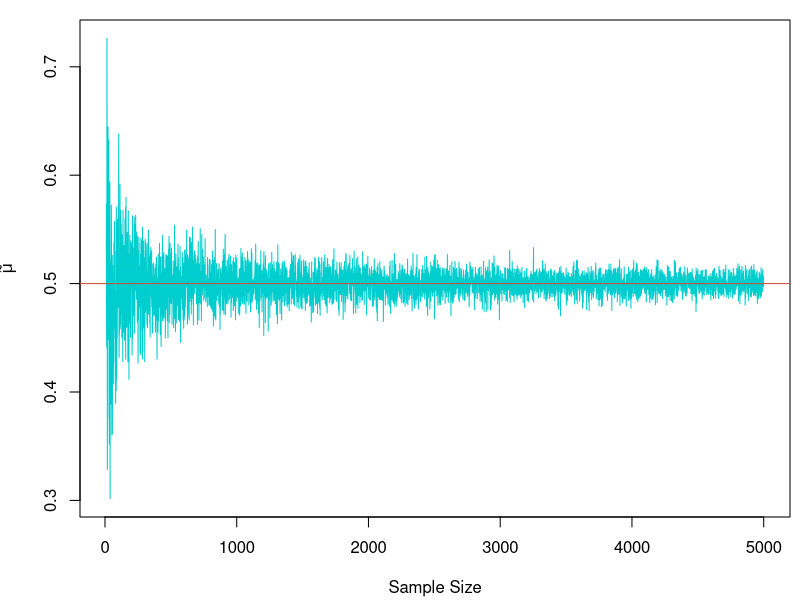
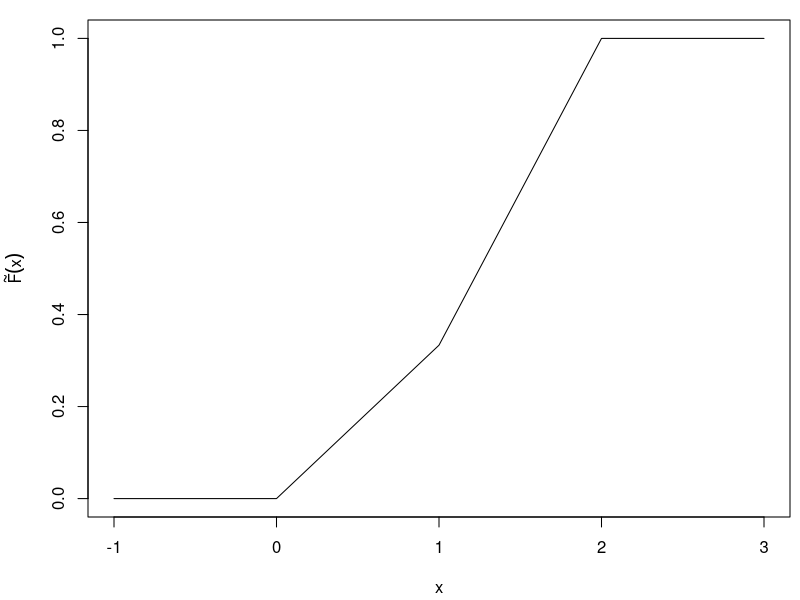

The R source for these figures, in order: (Note: this script raises an error after producing the figures.)
################  Homework1 01/23/2020  #################
#### T3 ####
T <- 10000; n <- 25; SigX <- 2; SigY <- 3; gam <- (SigY/SigX)^2
set.seed(1)
hatgam <- sapply(1:T, function(t) {
  X <- rnorm(n, 0, SigX); Y <- rnorm(n, 0, SigY)
  var(Y)/var(X)
})
CI <- hatgam %*% matrix(qf(c(0.025, 0.975), 24, 24), ncol = 2)

mean(CI[, 1] <= gam & gam <= CI[, 2])

############  ———————— ###############
################  Homework2 01/25/2020  #################
#### T3 ####
### Method 1 ###
########### Randomn Number Generator #############
rX <- function(n){
  u <- runif(n)
  ifelse(u < 1/3, 3 * u, 1.5 * u + 0.5)
}

## sample mean
N <- 5000; Y <- 1
set.seed(1)
#tilMu1 <- sum(X * (X <= Y))/sum(X <= Y)
tilMu1 <- sapply(10:N, function(n){
  X <- rX(n); sum(X * (X <= Y))/sum(X <= Y)
})

par(mai = c(0.83, 0.8, 0.2, 0.1)) ## 600 x 420
plot(10:N, tilMu1, type = "l", col = "cyan3", xlab = "Sample Size", ylab = expression(tilde(mu)))
abline(h = 1/2, col = "tomato3")

## modified edf
par(mai = c(0.83, 0.88, 0.2, 0.1))
x <- seq(-1, 3, length = 2000)
Fx <- x/3 * (0 < x & x <= 1) + (2 * x - 1)/3 * (1 < x & x <= 2) + (x > 2)
plot(x, Fx, type = "l", ylab = expression(tilde(F)(x)))


tilF1 <- function(x){
  sum(X <= Y & X <= x)/sum(X <= Y)
}

tilP1 <- sapply(x, function(t) tilF1(t))
points(x, tilP1, type = "l")

sam <- c(5000, 1000, 100, 50, 20)
col <- c("tomato3", "green3", "cyan3", "darkorchid3", "burlywood3")
set.seed(1)
for (i in 1:5) {
   X <- rX(sam[i]); Y <- 1
   tilP1 <- sapply(x, function(t) tilF1(t))
   points(x, tilP1, type = "l", col = col[i])
}

legend("topleft", legend = c("N = 5000", "N = 1000", "N = 100", "N = 50", "N = 20", "Exact CDF"), bty = "n", lty = rep(1, 6), col = c("tomato3", "green3", "cyan3", "darkorchid3", "burlywood3", "black"), text.col = c("tomato3", "green3", "cyan3", "darkorchid3", "burlywood3", "black"))

### Method 2 ###
## sample mean
#tilMu2 <- mean(X * (X <= Y) + Y * (X > Y))
set.seed(1)
tilMu2 <- sapply(10:N, function(n) {
  X <- rX(n); mean(pmin(X, Y))
})

plot(10:N, tilMu2, type = "l", col = "cyan3", xlab = "Sample Size", ylab = expression(tilde(mu)))
abline(h = 5/6, col = "tomato3")

## modified edf
tilF2 <- function(x) mean(pmin(X, Y) <= x) 

x <- seq(-1, 3, length = 2000)
Fx <- x/3 * (0 < x & x <= 1) + (2 * x - 1)/3 * (1 < x & x <= 2) + (x > 2)
plot(x, Fx, type = "l", ylab = expression(tilde(F)(x)))

set.seed(1)
for (i in 1:5) {
  X <- rX(sam[i]); Y <- 1
  tilP2 <- sapply(x, function(t) tilF2(t))
  points(x, tilP2, type = "l", col = col[i])
}

legend("topleft", legend = c("N = 5000", "N = 1000", "N = 100", "N = 50", "N = 20", "Exact CDF"), bty = "n", lty = rep(1, 6), col = c("tomato3", "green3", "cyan3", "darkorchid3", "burlywood3", "black"), text.col = c("tomato3", "green3", "cyan3", "darkorchid3", "burlywood3", "black"))


## change y into 1.5
x <- seq(-1, 3, length = 2000)
Fx <- x/3 * (0 < x & x <= 1) + (2 * x - 1)/3 * (1 < x & x <= 2) + (x > 2)
plot(x, Fx, type = "l", ylab = expression(tilde(F)(x)))


set.seed(2)
for (i in 1:5) {
  X <- rX(sam[i]); Y <- 1.5
  tilP2 <- sapply(x, function(t) tilF2(t))
  points(x, tilP2, type = "l", col = col[i])
}

legend("topleft", legend = c("N = 5000", "N = 1000", "N = 100", "N = 50", "N = 20", "Exact CDF"), bty = "n", lty = rep(1, 6), col = c("tomato3", "green3", "cyan3", "darkorchid3", "burlywood3", "black"), text.col = c("tomato3", "green3", "cyan3", "darkorchid3", "burlywood3", "black"))



############  ———————— ###############
################  Homework3 01/29/2020  #################
library(ggplot2)

#### T1 ####
rN <- function(n, p){
  Intvl <- cumsum(c(0, p))
  sapply(runif(n), function(u) sum(Intvl <= u))
} # p is a preset prob. vector for R.V. N


Time <- 100; p <- c(0.1, 0.2, 0.05, 0.2, 0.15, 0.15, 0.1, 0.05)

set.seed(1)
X <- rexp(Time, 1/3); N <- rN(Time, p)

XStar <- sapply(1:Time, function(i){
  Y <- runif(N[i], 0, 2) + 2 * (1:N[i])
  if (Y[1] < X[i] & X[i] <= Y[N[i]]) {k <- sum(Y < X[i]); 0.5 * (Y[k] + Y[k + 1])}
  else Y[1] * (X[i] <= Y[1]) + Y[N[i]] * (X[i] > Y[N[i]])
})

range(XStar)
x <- seq(min(XStar) - 5, max(XStar) + 5, length = 500)
cdf <- sapply(x, function(s) mean(XStar <= s))
excdf <- sapply(x, function(s) mean(X <= s))

par(mai = c(0.83, 0.8, 0.2, 0.1))
#plot(x, cdf, type = "l")

datCDF <- cbind(x = x, prob. = cdf, exCDF = excdf)
ggplot(data.frame(datCDF), aes(x = x)) + geom_line(aes(y = prob.), col = "tomato3") + geom_line(aes(y = exCDF), col = "cyan3") + theme(legend.position = c(0.1, 0.86))  + theme(legend.title = element_blank())

                

                

################ Revise #################                
Ftil <- function(p, Size, t, Time) {
  sapply(1:Time, function(Ti) {
    X <- rexp(Size, 1/3); N <- rN(Size, p)
    
    XStar <- sapply(1:Size, function(i){
      Y <- runif(N[i], 0, 2) + 2 * (1:N[i])
      if (Y[1] < X[i] & X[i] <= Y[N[i]]) {k <- sum(Y < X[i]); 0.5 * (Y[k] + Y[k + 1])}
      else Y[1] * (X[i] <= Y[1]) + Y[N[i]] * (X[i] > Y[N[i]])
    })
    
    mean(XStar <= t)
  })
}

1 - exp(-1/3 * 2.5)


set.seed(1)
F3 <- Ftil(p, 100, 2.5, 10)
plot(F3)


set.seed(1)
F3asy <- sapply(1:5000, function(i) Ftil(p, i, 3, 1))
plot(1:5000, F3asy, type = "l")
abline(h = 0.34)

set.seed(1)
F2.5asy <- sapply(1:5000, function(i) Ftil(p, i, 2.5, 1))
plot(1:5000, F2.5asy, type = "l", col = "tomato3")

par(mai = c(0.83, 0.8, 0.2, 0.1))
#plot(x, cdf, type = "l")

datCDF <- cbind(x = x, prob. = cdf, hatCDF = hatcdf, exCDF = excdf)
ggplot(data.frame(datCDF), aes(x = x)) + 
  geom_line(aes(y = prob.), col = "tomato3") + 
  geom_line(aes(y = hatCDF), col = "black") +
  geom_line(aes(y = exCDF), col = "cyan3") + 
  


                
                
                
#### T2 ####
set.seed(1)
U <- runif(400, 0, 100); V <- U + 40
Tf <- rexp(400, 1/56); ind <- which(Tf <= V)
TStar <- (U * (Tf <= U) + 0.5 * (U + V) * (U < Tf & Tf <= V))[ind]

x <- seq(min(Tf) - 40, max(Tf) + 20, length = 1000)
S <- (x <= 0) + exp(-1/56 * x) * (x > 0)
Stil <- sapply(x, function(t) mean(TStar > t))

datS <- cbind(x = x, exS = S, Stil = Stil)
ggplot(data.frame(datS), aes(x = x)) + geom_line(aes(y = exS, col = "tomato3")) + geom_line(aes(y = Stil, col = "cyan3")) + labs(x = "x", y = "Probability") + theme(legend.background = element_blank(), legend.title = element_blank(), legend.position = c(0.93, 0.9)) + scale_color_manual(values = c("tomato3" = "tomato3", "cyan3" = "cyan3"), breaks = c("tomato3", "cyan3"), labels = c("S(x)", expression(tilde(S)(x))))



genetic_code <- function(codon) {
  if(str_detect(codon, "UU[UC]")) return("Phe")
  if(str_detect(codon, "UU[AG]") | str_detect(codon, "CU[UCAG]")) return("Leu")
  if(str_detect(codon, "AU[UCA]")) return("lle")
  if(str_detect(codon, "AUG")) return("Met")
  if(str_detect(codon, "GU[UCAG]")) return("Val")
  
  if(str_detect(codon, "UC[UCAG]") | str_detect(codon, "AG[UC]")) return("Ser")
  if(str_detect(codon, "CC[UCAG]")) return("Pro")
  if(str_detect(codon, "AC[UCAG]")) return("Thr")
  if(str_detect(codon, "GC[UCAG]")) return("Ala")
  
  if(str_detect(codon, "UA[UC]")) return("Tyr")
  if(str_detect(codon, "UA[AG]") | str_detect(codon, "UGA")) return("Stop")
  if(str_detect(codon, "CA[UC]")) return("His")
  if(str_detect(codon, "CA[AG]")) return("Gln")
  if(str_detect(codon, "AA[UC]")) return("Asn")
  if(str_detect(codon, "AA[AG]")) return("Lys")
  if(str_detect(codon, "GA[UC]")) return("Asp")
  if(str_detect(codon, "GA[AG]")) return("Glu")
  

  if(str_detect(codon, "UG[UC]")) return("Cys")
  if(str_detect(codon, "UGG")) return("Trp")
  if(str_detect(codon, "CG[UCAG]") | str_detect(codon, "AG[AG]")) return("Arg")
  if(str_detect(codon, "GG[UCAG]")) return("Gly")
  }



codon <- str_sub(mRNA, seq(1, str_length(mRNA), by = 3), seq(3, str_length(mRNA), by = 3))
amino <- sapply(codon, function(k) genetic_code(k))


protein <- str_split(str_c(amino, "-", collapse = ""), "-Stop")[[1]][1]

str_count(protein, "-") + 1


























